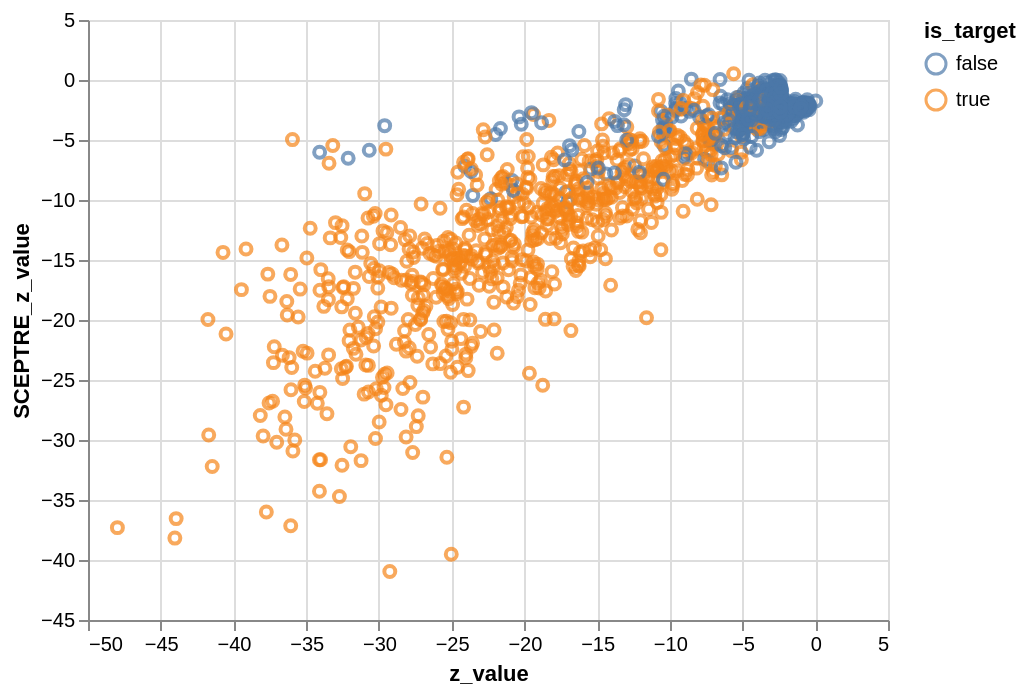

Notebook source saved alongside this figure:
### Code cell
import altair as alt

alt.Chart(subset_results).mark_point().encode(
  x='z_value',
  y='SCEPTRE_z_value',
  color='is_target',
  tooltip=['guide','gene', 'z_value', 'SCEPTRE_z_value'] 
).interactive()

### Figure 1 — Vega-Lite specification as saved in the notebook (floating-point values rounded to 4 significant figures; data arrays with more than 128 entries replaced by an {"elided": "..."} marker saying what was removed)
{"config": {"view": {"continuousWidth": 400, "continuousHeight": 300}}, "data": {"name": "data-bcbf24965d375b0668ca34b830e2bb5e"}, "mark": "point", "encoding": {"color": {"field": "is_target", "type": "nominal"}, "tooltip": [{"field": "guide", "type": "nominal"}, {"field": "gene", "type": "nominal"}, {"field": "z_value", "type": "quantitative"}, {"field": "SCEPTRE_z_value", "type": "quantitative"}], "x": {"field": "z_value", "type": "quantitative"}, "y": {"field": "SCEPTRE_z_value", "type": "quantitative"}}, "selection": {"selector001": {"type": "interval", "bind": "scales", "encodings": ["x", "y"]}}, "$schema": "https://vega.github.io/schema/vega-lite/v4.17.0.json", "datasets": {"data-bcbf24965d375b0668ca34b830e2bb5e": {"elided": "1546 records"}}}
